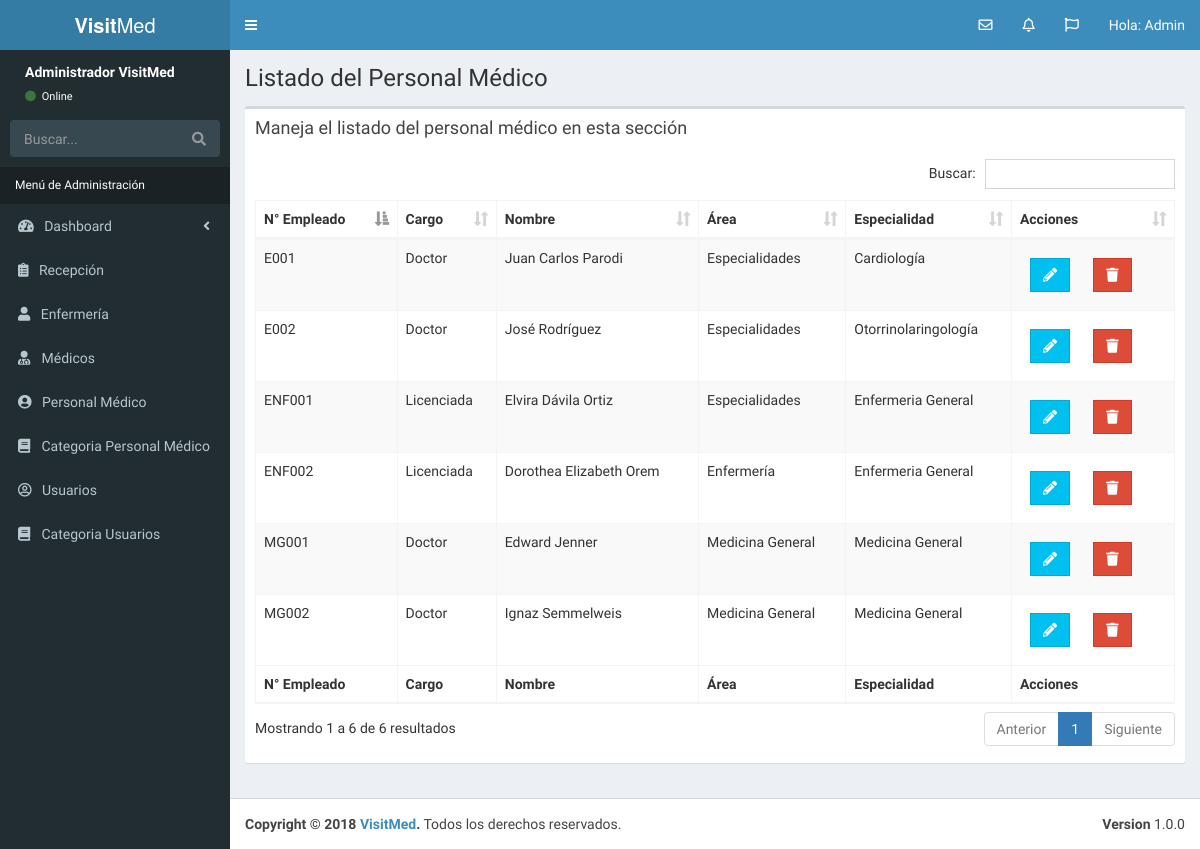
The app's page /lista_personal_medico.php (signed in) with its own data.
### tables this page shows
CREATE TABLE `personal_medico` (
  `id_personal_medico` int(11) NOT NULL,
  `id_cat_per_medico` tinyint(10) NOT NULL,
  `cargo_medico` varchar(50) NOT NULL,
  `especialidad_medica` varchar(50) NOT NULL,
  `nombre_personal_medico` varchar(100) NOT NULL,
  `apellido_personal_medico` varchar(100) NOT NULL,
  `numero_empleado` varchar(30) NOT NULL,
  `editado` datetime NOT NULL
);

CREATE TABLE `categoria_personal_medico` (
  `id_categoria_personal_medico` tinyint(10) NOT NULL,
  `cat_personal_medico` varchar(50) NOT NULL,
  `editado` datetime NOT NULL
);

### lista_personal_medico.php (the view, shortened to what this page needs)
<?php
      include_once 'funciones/funciones.php';
      include_once 'templates/header.php';
      include_once 'templates/barra.php';
      include_once 'templates/navegacion.php';
?>
  <div class="content-wrapper">
    <section class="content-header">
          <h1>
            Listado del Personal Médico
          </h1>
    </section>
   <section class="content">
      <div class="row">
        <div class="col-xs-12">
          <div class="box">
            <div class="box-header">
              <h3 class="box-title">Maneja el listado del personal médico en esta sección</h3>
            </div>
            <div class="box-body">
              <table id="registros" class="table table-bordered table-striped">
                <thead>
                <tr>
                  <th>N° Empleado</th>
                  <th>Cargo</th>
                  <th>Nombre</th>
                  <th>Área</th>
                  <th>Especialidad</th>
                  <th>Acciones</th>
                </tr>
                </thead>
                <tbody>
                    <?php
                     try {
                        $sql = "SELECT id_personal_medico, numero_empleado, cargo_medico, nombre_personal_medico, apellido_personal_medico, cat_personal_medico, especialidad_medica  ";
                        $sql .= " FROM personal_medico ";
                        $sql .= " INNER JOIN categoria_personal_medico ";
                        $sql .= " ON personal_medico.id_cat_per_medico=categoria_personal_medico.id_categoria_personal_medico ";
                        $sql .= " ORDER BY id_categoria_personal_medico";
                        $resultado = $conn->query($sql);
                     } catch (Exception $e) {
                        $error = $e->getMessage();
                        echo $error;
                     }
                     while($personal_medico = $resultado->fetch_assoc() ) { ?>
                          <tr>
                              <td><?php echo $personal_medico['numero_empleado']; ?></td>
                              <td><?php echo $personal_medico['cargo_medico']; ?></td>
                              <td><?php echo $personal_medico['nombre_personal_medico'] . " " . $personal_medico['apellido_personal_medico']; ?></td>
                              <td><?php echo $personal_medico['cat_personal_medico']; ?></td>
                              <td><?php echo $personal_medico['especialidad_medica']; ?></td>
                              <td>
                                <a href="editar_personal_medico.php?id=<?php echo $personal_medico['id_personal_medico']; ?>" class="btn btn-info btn-flat margin ">
                                    <i class="fas fa-pencil-alt"></i>
                                </a>
                                <a href="#" data-id="<?php echo $personal_medico['id_personal_medico']; ?>" data-tipo="personal_medico" class="btn btn-danger btn-flat margin borrar_registro">
                                    <i class="fa fa-trash"></i>
                                </a>
                              </td>
                          </tr>
                     <?php } ?>
                </tbody>
                <tfoot>
                <tr>
                  <th>N° Empleado</th>
                  <th>Cargo</th>
                  <th>Nombre</th>
                  <th>Área</th>
                  <th>Especialidad</th>
                  <th>Acciones</th>
                </tr>
                </tfoot>
              </table>
            </div>
          </div>
        </div>
      </div>
    </section>
  </div>
  <?php
        include_once 'templates/footer.php';
  ?>

### records on screen
personal_medico: numero_empleado "ENF002", cargo_medico "Licenciada", nombre_personal_medico "Dorothea Elizabeth", apellido_personal_medico "Orem", id_cat_per_medico.cat_personal_medico "Enfermería", especialidad_medica "Enfermeria General"
personal_medico: numero_empleado "MG001", cargo_medico "Doctor", nombre_personal_medico "Edward", apellido_personal_medico "Jenner", id_cat_per_medico.cat_personal_medico "Medicina General", especialidad_medica "Medicina General"
personal_medico: numero_empleado "MG002", cargo_medico "Doctor", nombre_personal_medico "Ignaz", apellido_personal_medico "Semmelweis", id_cat_per_medico.cat_personal_medico "Medicina General", especialidad_medica "Medicina General"
personal_medico: numero_empleado "E001", cargo_medico "Doctor", nombre_personal_medico "Juan Carlos", apellido_personal_medico "Parodi", id_cat_per_medico.cat_personal_medico "Especialidades", especialidad_medica "Cardiología"
personal_medico: numero_empleado "E002", cargo_medico "Doctor", nombre_personal_medico "José", apellido_personal_medico "Rodríguez", id_cat_per_medico.cat_personal_medico "Especialidades", especialidad_medica "Otorrinolaringología"
personal_medico: numero_empleado "ENF001", cargo_medico "Licenciada", nombre_personal_medico "Elvira", apellido_personal_medico "Dávila Ortiz", id_cat_per_medico.cat_personal_medico "Especialidades", especialidad_medica "Enfermeria General"
